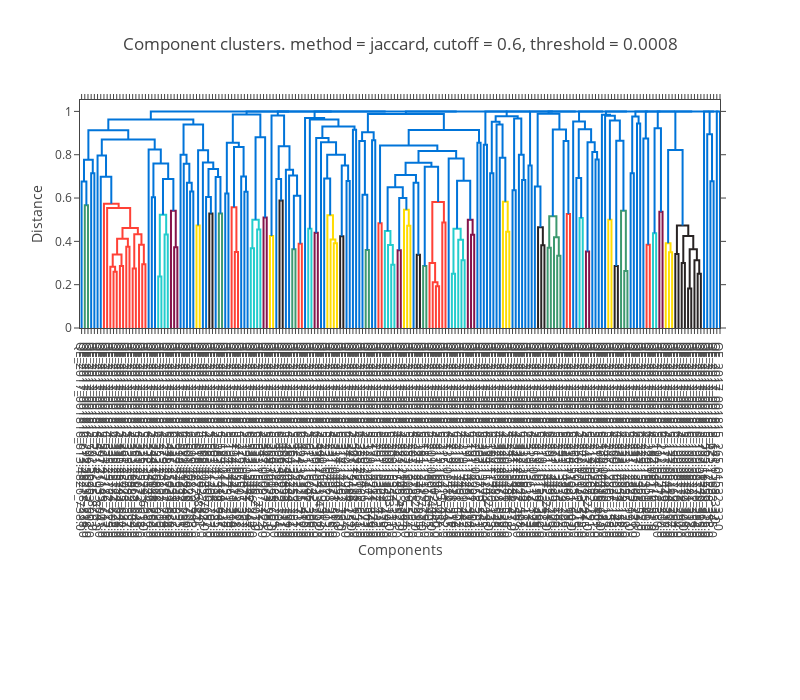

Notebook source saved alongside this figure:
### Markdown cell above
Note that the width and height values are in pixels.
If your sample names are fairly long like ours are, you might like to fiddle with the height.
You can navigate to the .html file and open it in your favourite browser.

Since you're already using a Jupyter notebook you might like to plot the tree inline with your other analysis.
We can do that using some plotly functionality.

The `plot` method returns a Plotly `Figure` object which you can use with normal plo`ly functions.
So we can use the `notebook_mode` to show it inline.

### Code cell
# Make it a bit smaller this time
iplot = tree.plot(width=800, height=700)

# for visualising plot inline
# You only need to set connected to True once per notebook,
# but doing it multiple times won't hurt.
plotly.offline.init_notebook_mode(connected=True)

plotly.offline.iplot(iplot)
